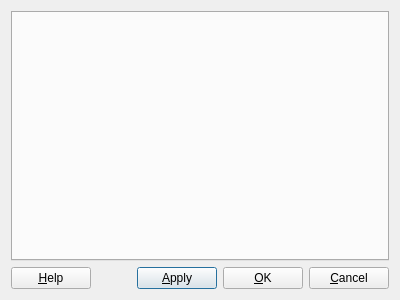
<?xml version="1.0" encoding="UTF-8"?>
<ui version="4.0">
 <class>PropertyPagesDialog</class>
 <widget class="QDialog" name="PropertyPagesDialog">
  <property name="geometry">
   <rect>
    <x>0</x>
    <y>0</y>
    <width>400</width>
    <height>300</height>
   </rect>
  </property>
  <property name="windowTitle">
   <string>Dialog</string>
  </property>
  <layout class="QVBoxLayout" name="verticalLayout">
   <item>
    <widget class="QTabWidget" name="tabWidget"/>
   </item>
   <item>
    <layout class="QHBoxLayout" name="horizontalLayout">
     <item>
      <widget class="QPushButton" name="helpButton">
       <property name="text">
        <string>&amp;Help</string>
       </property>
       <property name="autoDefault">
        <bool>false</bool>
       </property>
      </widget>
     </item>
     <item>
      <spacer name="horizontalSpacer">
       <property name="orientation">
        <enum>Qt::Horizontal</enum>
       </property>
       <property name="sizeHint" stdset="0">
        <size>
         <width>40</width>
         <height>20</height>
        </size>
       </property>
      </spacer>
     </item>
     <item>
      <widget class="QPushButton" name="applyButton">
       <property name="text">
        <string>&amp;Apply</string>
       </property>
      </widget>
     </item>
     <item>
      <widget class="QPushButton" name="okButton">
       <property name="text">
        <string>&amp;OK</string>
       </property>
      </widget>
     </item>
     <item>
      <widget class="QPushButton" name="cancelButton">
       <property name="text">
        <string>&amp;Cancel</string>
       </property>
      </widget>
     </item>
    </layout>
   </item>
  </layout>
 </widget>
 <tabstops>
  <tabstop>tabWidget</tabstop>
  <tabstop>helpButton</tabstop>
  <tabstop>applyButton</tabstop>
  <tabstop>okButton</tabstop>
  <tabstop>cancelButton</tabstop>
 </tabstops>
 <resources/>
 <connections/>
</ui>
